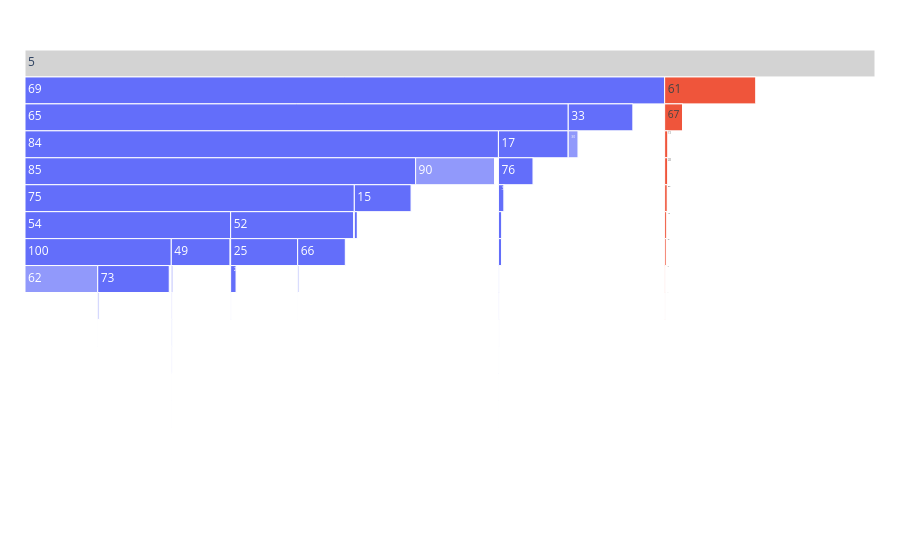

Notebook source saved alongside this figure:
### Code cell
fig = make_icicle(path_templ(15))
fig.show()

### Figure 1 — Plotly figure (JSON) as saved in the notebook; plotly's stock layout.template omitted (floating-point values rounded to 4 significant figures)
{"data": [{"labels": ["0", "1", "2", "3", "4", "5", "6", "7", "8", "9", "10", "11", "12", "13", "14", "15", "16", "17", "18", "19", "20", "21", "22", "23", "24", "25", "26", "27", "28", "29", "30", "31", "32", "33", "34", "35", "36", "37", "38", "39", "40", "41", "42", "43", "44", "45", "46", "47", "48", "49", "50", "51", "52", "53", "54", "55", "56", "57", "58", "59", "60", "61", "62", "63", "64", "65", "66", "67", "68", "69", "70", "71", "72", "73", "74", "75", "76", "77", "78", "79", "80", "81", "82", "83", "84", "85", "86", "87", "88", "89", "90", "91", "92", "93", "94", "95", "96", "97", "98", "99", "100"], "parents": ["32", "7", "63", "32", "40", "", "51", "0", "31", "63", "80", "93", "49", "97", "93", "85", "33", "65", "89", "17", "51", "25", "13", "79", "1", "52", "73", "74", "61", "80", "33", "76", "42", "69", "56", "15", "20", "67", "12", "53", "66", "66", "31", "21", "42", "76", "49", "96", "0", "54", "11", "67", "75", "95", "75", "18", "13", "91", "74", "11", "89", "5", "100", "96", "9", "69", "52", "61", "97", "5", "72", "79", "50", "100", "29", "85", "17", "25", "21", "15", "72", "73", "81", "53", "65", "84", "81", "95", "40", "20", "84", "56", "1", "7", "50", "18", "91", "12", "29", "9", "54"], "root": {"color": "lightgrey"}, "tiling": {"orientation": "v"}, "type": "icicle", "values": [17, 1, 4, 1, 13, 9823, 1, 28, 2, 1, 1, 4, 62, 11, 1, 4418, 1, 2864, 37, 1, 33, 414, 1, 1, 2, 5053, 1, 5, 1, 0, 822, 185, 164, 4499, 2, 1, 2, 1, 1, 40, 100, 1, 11, 1, 2, 1, 1, 2, 2, 4688, 4, 11, 685, 42, 58, 1, 22, 1, 2, 2, 1, 6026, 5989, 15, 3, 18, 3809, 1202, 2, 2617, 1, 2, 3, 5775, 5, 57, 2400, 2, 48, 251, 11, 107, 5, 2, 322, 375, 2, 1, 2, 41, 6498, 1, 2, 4, 3, 59, 7, 2, 2, 5, 167]}], "layout": {"margin": {"b": 25, "l": 25, "r": 25, "t": 50}}}
